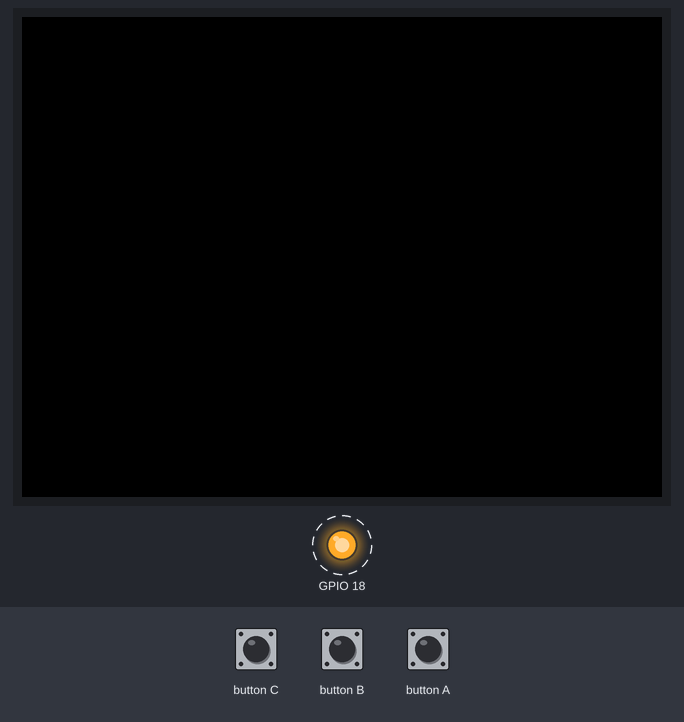
A sketch run on a simulated ESP32. Shown: 320×240 colour display, output pins drawn as LEDs (lit = HIGH). Dashed ring = blinking. What the sketch prints to the serial monitor is not drawn.

Above: at 0.6 s.
Timing chart, 0 to 4.8 s (numbered marks = the images above):
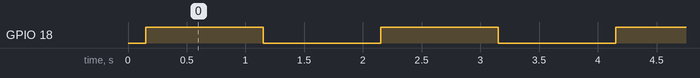

Measured:
- by itself, GPIO 18: alternates HIGH for 1.0 s and LOW for 1.0 s

The sketch:

01PowerCheck.ino
```cpp
/*********************************************************************************************
 *
 *  This project is intended to control a 220V bedroom fan from a Telegram group
 *
 *  Step 1 of the feasibility:
 *  Using an M5 Stack and some cables to check if we can get the relay switch toggling
 *
 *  Setup:
 *
 *  M5 stack with GPIO 18 as digital output
 *  one channel of a 4 channel stepper motor controller to boost the 3.3V output to 5V
 *  TONGLING 5VDC to 250VAC relay to switch the fan
 *
 **********************************************************************************************/

#include <M5Stack.h>
// The setup() function runs once each time the micro-controller starts

void setup() {
  // don't init lcd, SD and I2C, do initialize serial
  M5.begin(false /*LCDEnable*/, false /*SDEnable*/, true /*SerialEnable*/ ,false /*I2CEnable*/);

  Serial.println("Fan off");
  //Serial.begin(115200);
  //M5.Power.begin();
  pinMode(18, OUTPUT);
}

// Add the main program code into the continuous loop() function
void loop() {
  // update button state
  M5.update();
  digitalWrite(18, HIGH);
  Serial.println("Fan on");
  delay(1000);
  digitalWrite(18, LOW);
  Serial.println("Fan off");
  delay(1000);
}
```
